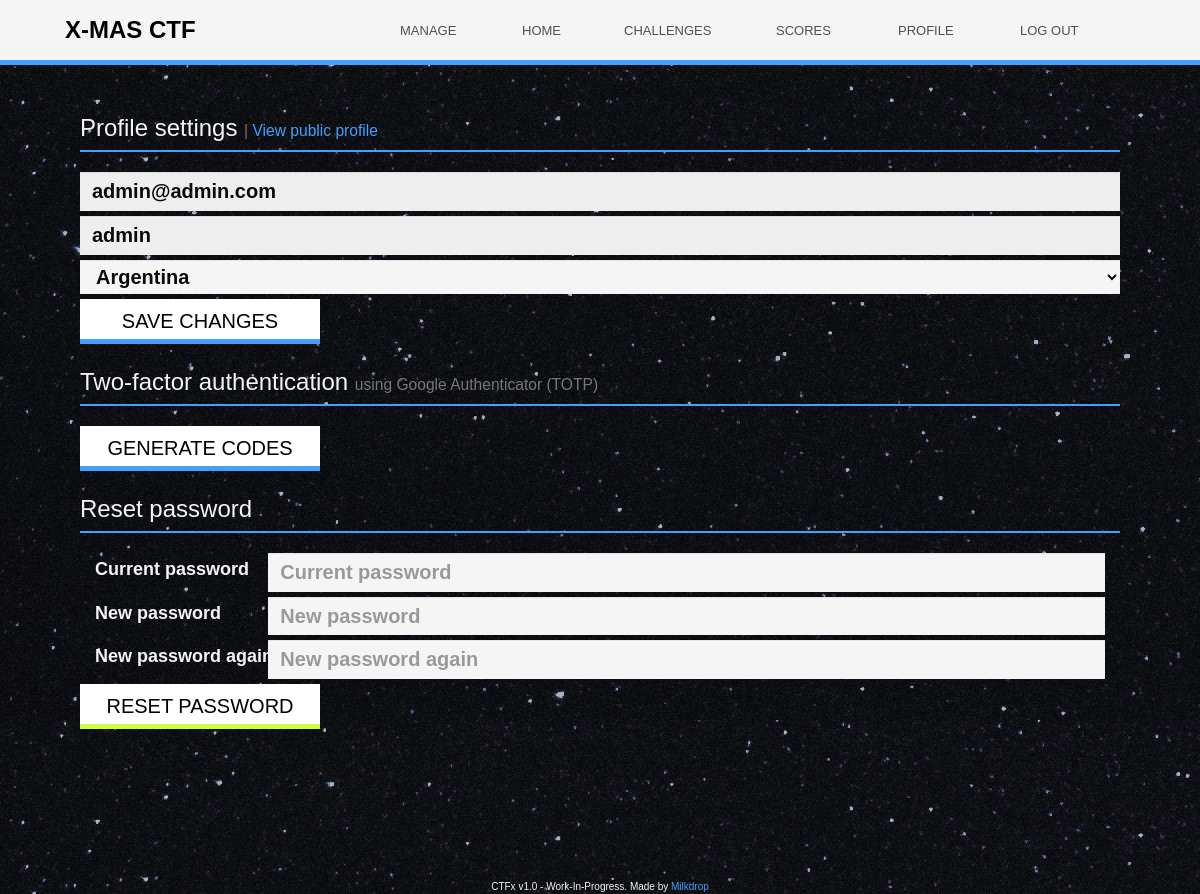
The app's page /profile.php (signed in) with its own data.
### tables this page shows
CREATE TABLE users (
  id int(10) unsigned NOT NULL AUTO_INCREMENT,
  email varchar(255) NOT NULL,
  team_name varchar(255) NOT NULL,
  added int(10) unsigned NOT NULL,
  last_active int(10) unsigned NOT NULL DEFAULT '0',
  passhash varchar(255) NOT NULL,
  download_key char(64) NOT NULL,
  class tinyint(4) NOT NULL DEFAULT '0',
  enabled tinyint(1) NOT NULL DEFAULT '1',
  user_type tinyint(3) unsigned NOT NULL DEFAULT '0',
  competing tinyint(1) NOT NULL DEFAULT '1',
  country_id smallint(5) unsigned NOT NULL,
  2fa_status enum('disabled','generated','enabled') NOT NULL DEFAULT 'disabled',
  PRIMARY KEY (id),
  UNIQUE KEY email (email),
  UNIQUE KEY team_name (team_name),
  UNIQUE KEY (download_key)
);

CREATE TABLE countries (
  id smallint(5) unsigned NOT NULL AUTO_INCREMENT,
  country_name varchar(50) NOT NULL DEFAULT '',
  country_code char(2) NOT NULL DEFAULT '',
  PRIMARY KEY (id),
  UNIQUE KEY short (country_code)
);

### include/language/language.inc.php (called while the page is built, shortened)
<?php
$lang = array();

### include/language/translations/en.php (called while the page is built, shortened)
<?php
$lang['sorry'] = 'Sorry';
$lang['after_release'] = 'after release';
$lang['position'] = 'Position';
$lang['team'] = 'Team';
$lang['points'] = 'Points';
$lang['points_short'] = 'pts';
$lang['country'] = 'Country';
$lang['solved'] = 'Solved';
$lang['home'] = 'Home';
$lang['profile'] = 'Profile';
$lang['scores'] = 'Scores';
$lang['log_in'] = 'Log in';
$lang['log_out'] = 'Log out';
$lang['close'] = 'Close';
$lang['error'] = 'Error';
$lang['profile_settings'] = 'Profile settings';
$lang['view_public_profile'] = 'View public profile';
$lang['hint'] = 'Hint';
$lang['hints'] = 'Hints';
$lang['no_hints_available'] = 'No hints have been made available yet.';
$lang['challenge'] = 'Challenge';
$lang['added'] = 'Added';
$lang['challenges'] = 'Challenges';
$lang['category'] = 'Category';
$lang['ctf_empty'] = 'Your CTF is looking a bit empty! Start by adding a category using the management console.';
$lang['available_in'] = 'Available in';
$lang['cat_unavailable'] = 'Category unavailable';
$lang['two_factor_auth'] = 'Two-factor authentication';
$lang['two_factor_auth_required'] = 'Two-factor authentication required';
$lang['enable_two_factor_auth'] = 'Enable two-factor authentication';
$lang['disable_two_factor_auth'] = 'Disable two-factor authentication';
$lang['generate_codes'] = 'Generate codes';
$lang['using_totp'] = 'using TOTP';
$lang['scan_with_totp_app'] = 'Scan with your TOTP app';
$lang['authenticate'] = 'Authenticate';
$lang['save_changes'] = 'Save changes';
$lang['reset_password'] = 'Reset password';
$lang['choose_password'] = 'Choose password';
$lang['password'] = 'Password';
$lang['email_password_on_signup'] = 'A confirmation email containing a random password will be sent to the chosen address.';
$lang['register'] = 'Register';
$lang['register_your_team'] = 'Register your team';
$lang['account_signup_information'] = 'Your team shares one account. {password_information}';
$lang['team_name'] = 'Team name';
$lang['select_team_type'] = 'Please select team type';
$lang['registration_closed'] = 'Registration is currently closed, but you can still <a href="interest">register your interest for upcoming events</a>.';
$lang['please_fill_details_correctly'] = 'Please fill in all the details correctly.';
$lang['invalid_team_type'] = 'That does not look like a valid team type.';
$lang['team_name_too_long_or_short'] = 'Your team name was too long or too short.';
$lang['email_not_whitelisted'] = 'Email not on whitelist. Please choose a whitelisted email or contact organizers.';
$lang['user_already_exists'] = 'An account with this team name or email already exists.';
$lang['signup_successful'] = 'Signup successful';
$lang['signup_successful_text'] = 'Thank you for registering! Your chosen email is: {email}. Make sure to check your spam folder as emails from us may be placed into it. Please stay tuned for updates!';
$lang['your_password_is'] = 'Your password is';
$lang['your_password_was_set'] = 'Your password was chosen by you on signup.';
$lang['signup_email_subject'] = '{site_name} account details';
$lang['signup_email_success'] =
    '{team_name}, your registration at {site_name} was successful.' .
    "\r\n" .
    "\r\n" .
    '{signup_email_availability}' .
    "\r\n" .
    "\r\n" .
    '{signup_email_password}' .
    "\r\n" .
    "\r\n" .
    'Please stay tuned for updates!' .
    "\r\n" .
    "\r\n" .
    'Regards,' .
    "\r\n" .
    '{site_name}'
;
$lang['signup_email_account_availability_message_login_now'] = 'You can now log in using your email and chosen password.';
$lang['signup_email_account_availability_message_login_later'] = 'Once the competition starts, please use this email address to log in.';

### include/db.inc.php (called while the page is built, shortened)
<?php
$db = null;
function get_global_db_pdo() {
    global $db;
    if ($db === null) {
        try {
            $db = new PDO(
                Config::get('MELLIVORA_CONFIG_DB_ENGINE').':' .
                'host='.Config::get('MELLIVORA_CONFIG_DB_HOST').';' .
                'port='.Config::get('MELLIVORA_CONFIG_DB_PORT').';' .
                'dbname='.Config::get('MELLIVORA_CONFIG_DB_NAME').';' .
                'charset=utf8', Config::get('MELLIVORA_CONFIG_DB_USER'),
                Config::get('MELLIVORA_CONFIG_DB_PASSWORD')
            );
            $db->setAttribute(PDO::ATTR_ERRMODE, PDO::ERRMODE_EXCEPTION);
            $db->setAttribute(PDO::ATTR_EMULATE_PREPARES, false);
        } catch (Exception $e) {
            message_inline_red('Caught exception connecting to database');
            throw $e;
        }
    }
    return $db;
}
function db_select_one ($table, array $fields, array $where = null, $orderBy = null, $whereGlue = 'AND') {
    return db_select ($table, $fields, $where, $orderBy, $whereGlue, false);
}
function db_select ($table, array $fields, array $where = null, $orderBy = null, $whereGlue = 'AND', $all = true) {
    $db = get_global_db_pdo();
    try {
        $query = 'SELECT '.implode(', ', $fields).' ';
        $query .= 'FROM '.$table.' ';
        if (!empty($where)) {
            $query .= 'WHERE '.implode('=? '.$whereGlue.' ', array_keys($where)).'=?';
        }
        if (!empty($where)) {
            $stmt = $db->prepare($query);
            $values = array_values($where);
            $stmt->execute($values);
        }
        else {
            $stmt = $db->query($query);
        }
        if ($all) {
            return $stmt->fetchAll(PDO::FETCH_ASSOC);
        }
        else {
            return $stmt->fetch(PDO::FETCH_ASSOC);
        }
    } catch (PDOException $e) {
        sql_exception($e);
    }
}
function db_query_fetch_all ($query, array $values = null) {
    return db_query($query, $values, true);
}
function db_query ($query, array $values = null, $all = true) {
    $db = get_global_db_pdo();
    try {
        if (!empty($values)) {
            $stmt = $db->prepare($query);
            $stmt->execute($values);
        }
        else {
            $stmt = $db->query($query);
        }
        if ($all === true) {
            return $stmt->fetchAll(PDO::FETCH_ASSOC);
        }
        else if ($all === false) {
            return $stmt->fetch(PDO::FETCH_ASSOC);
        }
    } catch (PDOException $e) {
        sql_exception($e);
    }
}

### include/general.inc.php (called while the page is built, shortened)
<?php
function array_get ($array, $key, $default = null) {
    return isset($array[$key]) ? $array[$key] : $default;
}

### include/layout/forms.inc.php (the view, shortened to what this page needs)
<?php
function form_start($action='', $class='', $enctype='') {
    echo '
    <form method="post" class="',($class ? $class : 'form-horizontal'),'"',($enctype ? ' enctype="'.$enctype.'"' : ''),'',($action ? ' action="'.$action.'"' : ''),' role="form">
    ';
}
function form_end() {
    echo '</form>';
}
function form_input_text($name, $prefill = false, array $options = null, $tip = null) {
    $name = htmlspecialchars($name);
    $field_name = strtolower(str_replace(' ','_',$name));
    echo '
    <div class="form-group">
          <input
            type="text"
            id="',$field_name,'"
            name="',$field_name,'"
            class="form-control"
            placeholder="',$name,'"
            ',($prefill !== false ? ' value="'.htmlspecialchars($prefill).'"' : ''),'
            ',(array_get($options, 'disabled') ? ' disabled' : ''),'
            ',(array_get($options, 'autocomplete') ? ' autocomplete="'.$options['autocomplete'].'"' : ''),'
            ',(array_get($options, 'autofocus') ? ' autofocus' : ''),'
          />';
    echo '</div>';
}
function form_input_password($name, $prefill = false, array $options = null) {
    $name = htmlspecialchars($name);
    $field_name = strtolower(str_replace(' ','_',$name));
    echo '
    <div class="form-group">
      <label class="col-sm-2 control-label" for="',$field_name,'">',$name,'</label>
      <div class="col-sm-10">
          <input type="password" id="',$field_name,'" name="',$field_name,'" class="form-control" placeholder="',$name,'"',($prefill !== false ? ' value="'.htmlspecialchars($prefill).'"' : ''),'',($options['disabled'] ? ' disabled' : ''),' required />
      </div>
    </div>
    ';
}
function form_button_submit ($name, $type = 'primary') {
    $name = htmlspecialchars($name);
    $field_name = strtolower(str_replace(' ','_',$name));
    echo '
    <div class="form-group">
        <button type="submit" id="',$field_name,'" class="btn btn-lg btn-',htmlspecialchars($type),'">',$name,'</button>
    </div>
    ';
}
function form_select ($opts, $name, $value, $selected, $option, $optgroup='') {
    $name = htmlspecialchars($name);
    $field_name = strtolower(str_replace(' ','_',$name));
    echo '
    <div class="form-group">
        <select class="form-control" id="',$field_name,'" name="',$field_name,'">';
    foreach ($opts as $opt) {
        echo '<option value="',htmlspecialchars($opt[$value]),'"',($opt[$value] == $selected ? ' selected="selected"' : ''),'>', htmlspecialchars($opt[$option]), '</option>';
    }
    echo '
        </select>
    </div>
    ';
}
function form_logout() {
    echo '
    <form action="/actions/logout" method="post">
        ',form_xsrf_token(),'
        <button class="shuffle-text" type="submit" id="logout-button">',lang_get('log_out'),'</button>
    </form>
    ';
}

### htdocs/css/mellivora.css (style rules this page uses)
html { height: 100%; }
body { background-color: #000; background-image: url("/img/StarryBG.jpg"); color: #f5f5f5; min-height: 100%; position: relative; font-family: Sans-serif; font-size: 16px; }
#menu-main a, #menu-main button { color: #0a0a0a; opacity: 0.7; width: 120px; margin-top: 2px; padding: 10px 5px; text-transform: uppercase; background: none; border: none; cursor: pointer; text-align: inherit; transition: opacity 200ms ease-in-out; }
.btn { border: none; border-radius: 0px; opacity: 1 !important; outline: none; }
.btn-lg { position: relative; text-transform: uppercase; min-width: 240px; padding: 7px 20px 7px 20px; z-index: 1; min-height: 45px; font-size: 20px; background-color: #fff !important; color: #000; transition: color 200ms cubic-bezier(0.25, 0.46, 0.45, 0.94), background-color 200ms ease-in-out; }
.btn-lg::before { position: absolute; width: 100%; height: 5px; z-index: -1; bottom: 0; left: 0; content: ""; transition: height 200ms cubic-bezier(0.25, 0.46, 0.45, 0.94); }
.btn-primary::before { background-color: #42a0ff; }
.btn-warning::before { background-color: #cfff42; }
a { color: #42a0ff; outline: none !important; transition: color 200ms ease-in-out; }
select { cursor: pointer; }
.form-horizontal .control-label { font-size: 18px; padding-top: 4px; text-align: left; white-space: nowrap; }
.form-control { font-weight: bold; font-size: 20px; background-color: #f5f5f5; color: #0a0a0a; border: none; border-radius: 0px; height: auto; box-sizing: border-box; padding: 5px 5px 5px 12px; }
.form-horizontal .form-group { margin-right: 0px; margin-left: 0px; position: relative; }
.form-group { margin-bottom: 5px; width: 100%; }

### records on screen
users: email "admin@admin.com", team_name "admin", country "Argentina"

### other values on screen
Config::get('MELLIVORA_CONFIG_SITE_NAME') "X-MAS CTF"
lang_get('manage') "MANAGE"
lang_get('home') "HOME"
lang_get('challenges') "CHALLENGES"
lang_get('scores') "SCORES"
lang_get('profile') "PROFILE"
lang_get('log_out') "LOG OUT"
$title "Profile settings"
$tagline "| View public profile"
$name "SAVE CHANGES GENERATE CODES RESET PASSWORD"
$title "Two-factor authentication Reset password"
$tagline "using Google Authenticator (TOTP)"
$name "Current password New password New password again"
